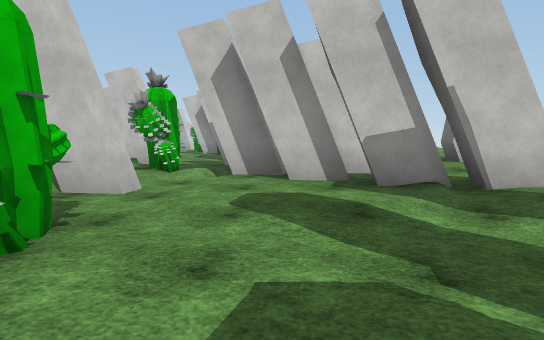
View 1 (above)

24 first-person views from a walk through a scene from a Unity 3-D project. The camera is 1.4 m above the floor, tilts 6° down and sees 85° across. The floor is counted in squares, 2 m on a side. Each view is taken from the middle of a square. On the plan, view 1 faces up. The plan holds only what a view shows up to about 10 squares ahead; the rest is blank. The place goes on beyond the plan. The player is left out. Some animated figures are not drawn. Surface patterns are stand-ins for the level's own textures.

View 2
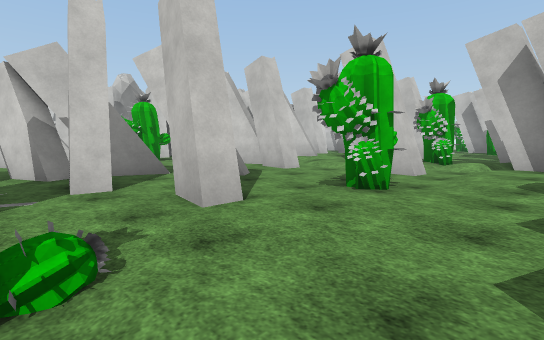

View 3
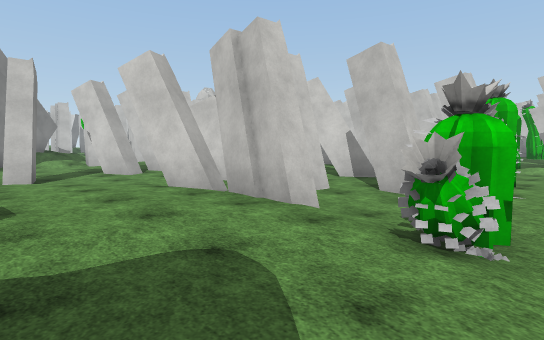

View 4
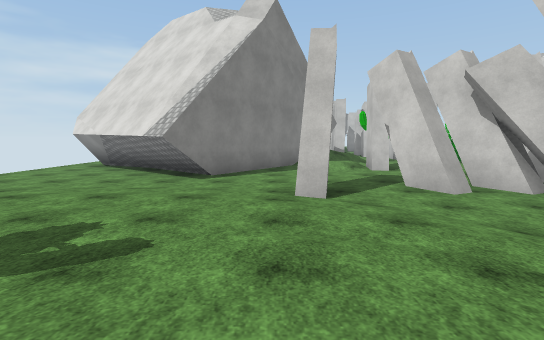

View 5
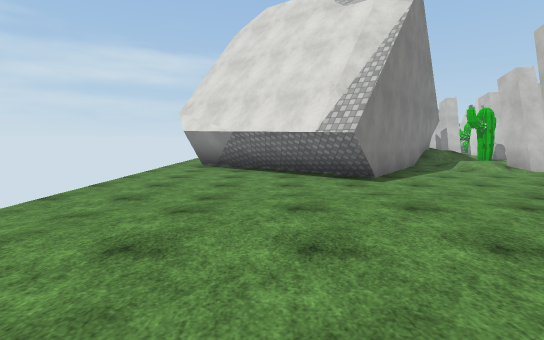

View 6
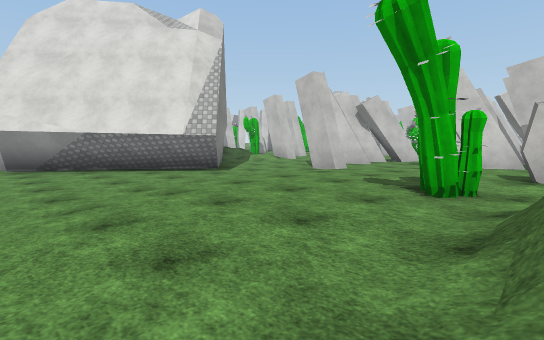

View 7
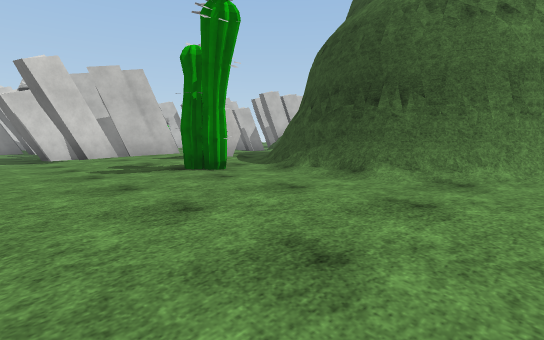

View 8
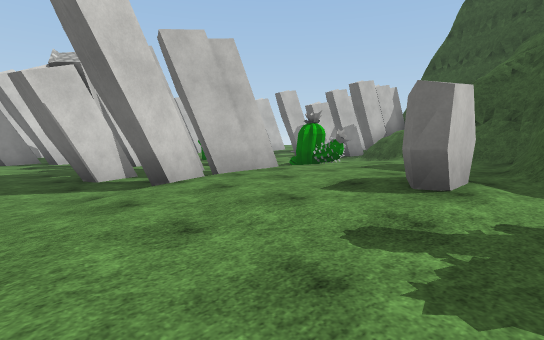

View 9
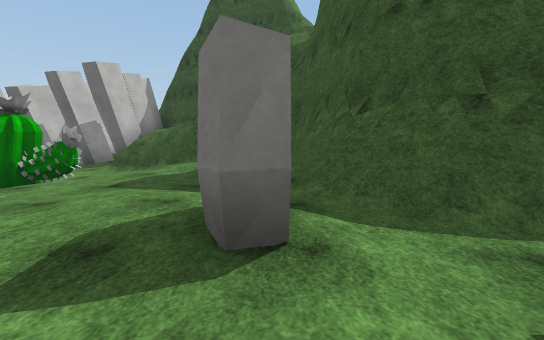

View 10
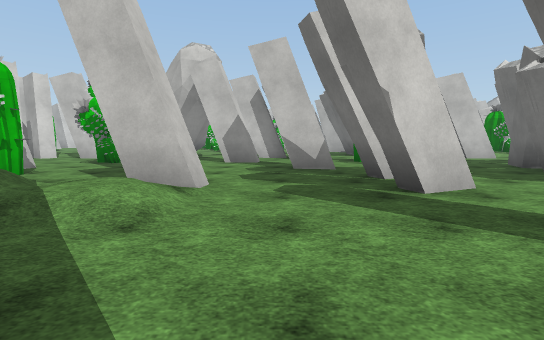

View 11
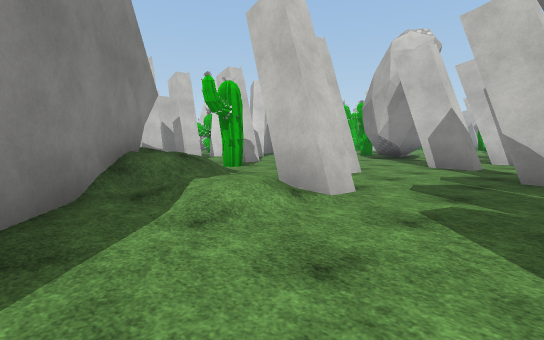

View 12
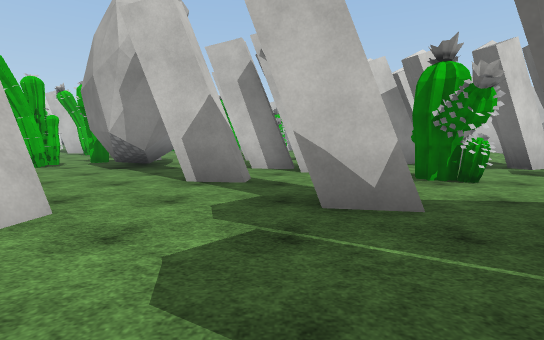

View 13
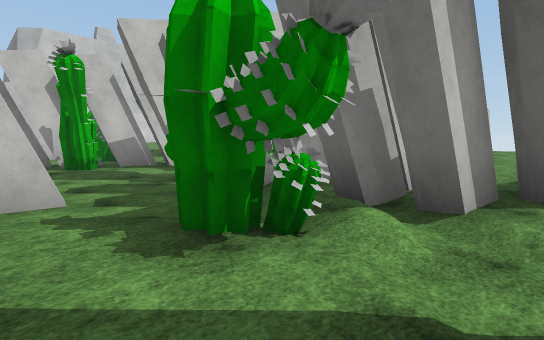

View 14
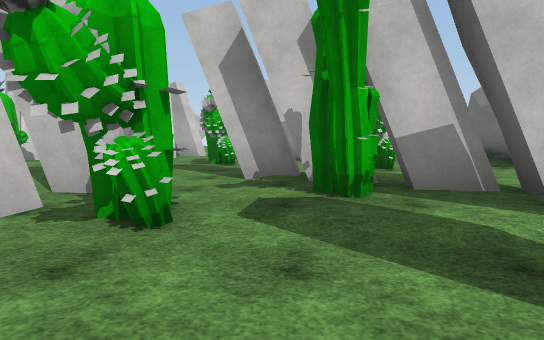

View 15
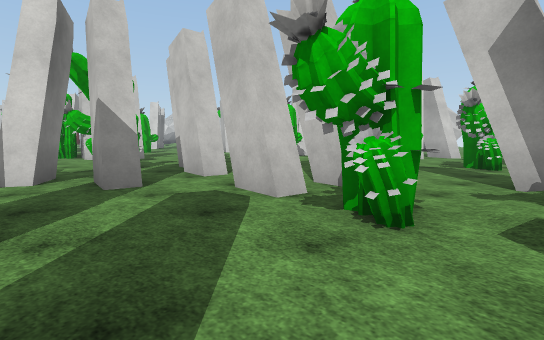

View 16
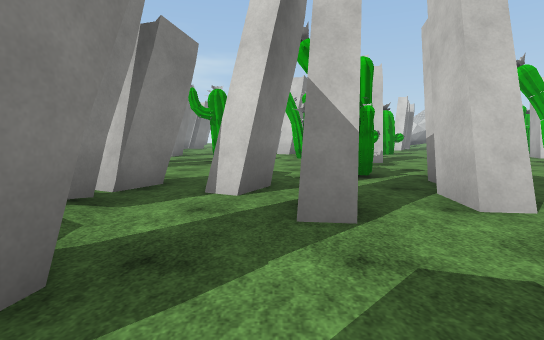

View 17
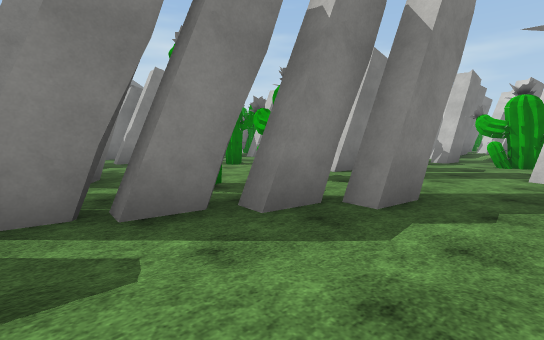

View 18
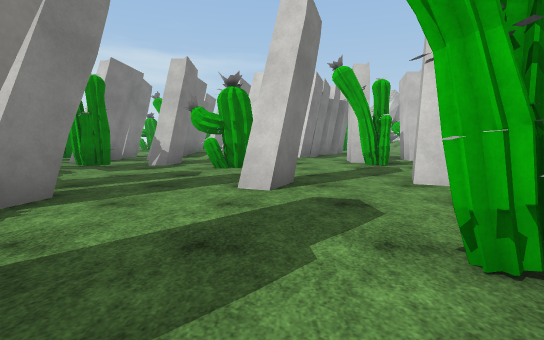

View 19
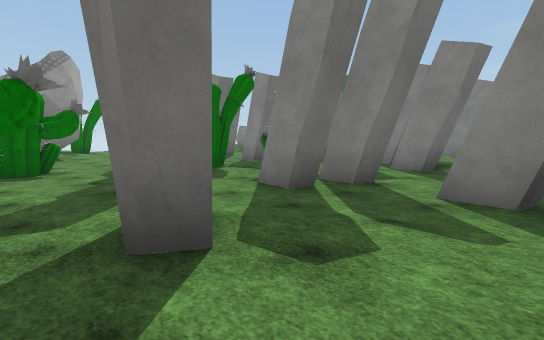

View 20
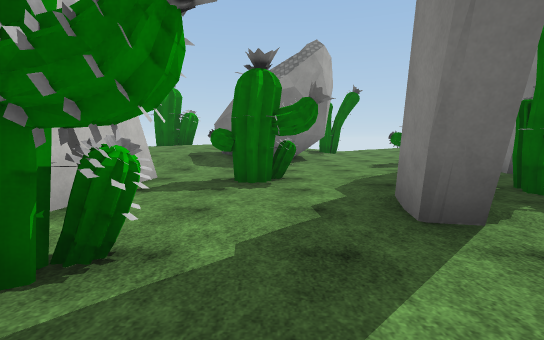

View 21
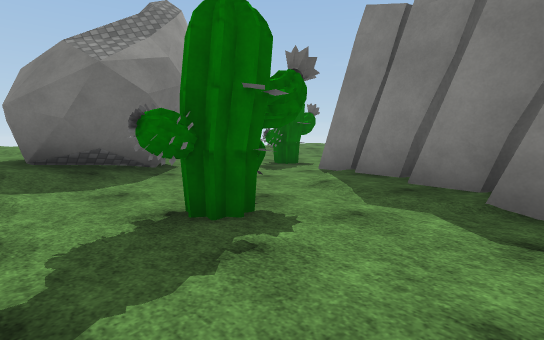

View 22
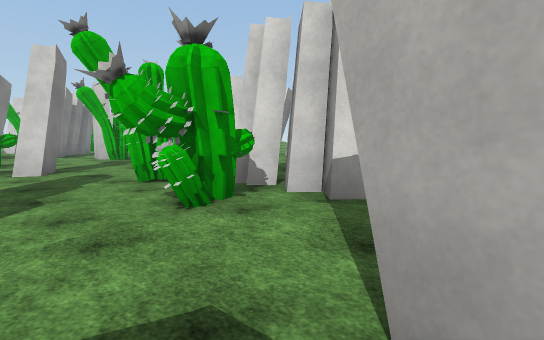

View 23
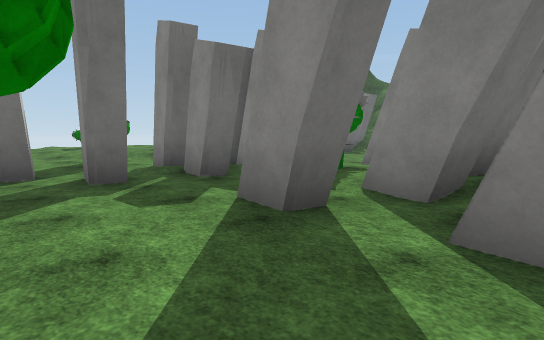

View 24
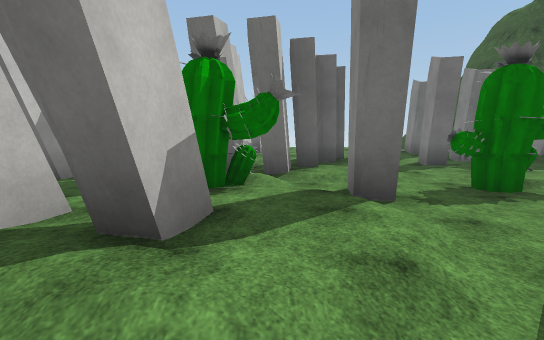

### Floor plan
Key: @ floor where view 1 was taken; # wall or solid block; x gap in a wall; . main floor; : floor 0.25 m higher than the main floor; + floor 0.5 m higher than the main floor; * floor 0.75 m higher than the main floor; % floor 1 m higher than the main floor; / step, stairs or slope; C cactus; O other object.
Columns run from 21 left of view 1 to 6 right of it. Each row starts with its distance up from view 1.
 19 .#O...... #O#/ .OO....//**/%
 18 /.......O.OO:::/.O..O../#*/%
 17  /.O.#......::#/....O..:#
 16   OO......../::.........#
 15 /........###......##:/..::
 14 .##...##...###.##.:###..::
 13 #..O:/#.O.OO##.#.#:O:##.#:
 12 ##.:  O.O.OO##...O.//##.O:
 11  #    /....##.......##..:://
 10        C.......#.#...x.  :/*
  9       .....###: ....###.//
  8       .....    /#//./.../*
  7        ###.    /#/OO#### OO
  6   .C #      # :/::O/##://***
  5   .. #     ###../::./###+
  4   O.##..## ...##/...:::##
  3  ..O.......O.......O/:://
  2  ..O...#...O...##..O/:..
  1   .O..........##...:::/#/
  0   #..#...#.#..#..##::@ .:
 -1   .C......##..#x#../:::##
 -2    //.##..#.....##.O.::/#
 -3    /////..#...####/O::###
 -4    #////...../:+/+++/##
 -5    ###.....#///+++++/#
 -6      ##..../::++++++/#
 -7       ##...:::++OO+/##
 -8        ###.::++++####
 -9        ##..::++O##
-10       ##...::+++##
-11       ##.../:+++##
-12      ##...../:++##
-13      ......../+++#

Where each view was taken, in squares from view 1:
view 1: 0 up, 0 right, facing up
view 2: 2 down, 0 right, facing up-left
view 3: 6 down, 1 left, facing up-left
view 4: 6 down, 5 left, facing left
view 5: 10 down, 6 left, facing left
view 6: 13 down, 5 left, facing up-left
view 7: 13 down, 9 left, facing up-right
view 8: 8 down, 9 left, facing up-right
view 9: 7 down, 7 left, facing right
view 10: 7 down, 13 left, facing up
view 11: 6 down, 12 left, facing up-left
view 12: 3 down, 13 left, facing up
view 13: 5 up, 4 left, facing up-right
view 14: 10 up, 3 left, facing up
view 15: 10 up, 3 left, facing up-left
view 16: 11 up, 5 left, facing left
view 17: 17 up, 8 left, facing down-left
view 18: 17 up, 11 left, facing left
view 19: 18 up, 9 left, facing down-right
view 20: 17 up, 6 left, facing right
view 21: 19 up, 3 left, facing down-right
view 22: 16 up, 7 left, facing up-left
view 23: 12 up, 6 left, facing down-right
view 24: 6 up, 7 left, facing right
